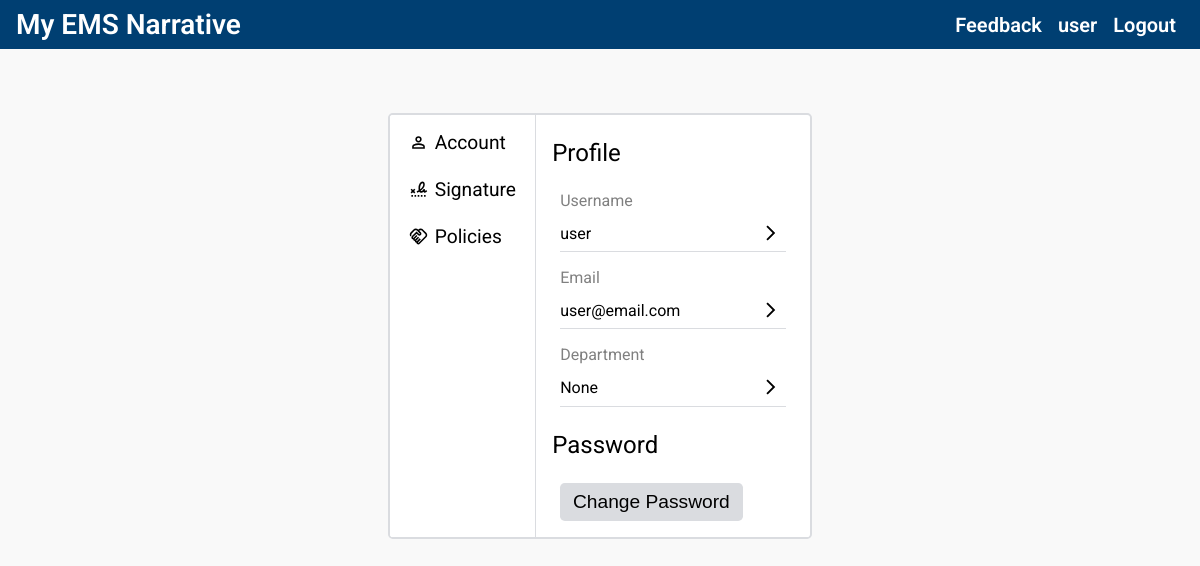
The page /accounts/user-account/ (signed in) on the database its author committed.
### accounts/models.py (models this page shows, shortened)
class CustomUser(AbstractBaseUser, PermissionsMixin):
	email = models.EmailField(_('email address'), unique=True)
	username = models.CharField(max_length=150, unique=True)
	date_joined = models.DateTimeField(verbose_name='date joined', auto_now_add=True)
	last_login = models.DateTimeField(verbose_name='last login', auto_now=True)
	is_admin = models.BooleanField(default=False)
	is_active = models.BooleanField(default=True)
	is_staff = models.BooleanField(default=False)
	is_superuser = models.BooleanField(default=False)
	is_temp_user = models.BooleanField(default=False)
	agreed_to_policy = models.BooleanField(default=False)
	department = models.CharField(max_length=255, null=True, blank=True)
	USERNAME_FIELD = 'email'
	REQUIRED_FIELDS = ['username',]
	objects = CustomUserManager()
	def __str__(self):
		return self.username

### accounts/views.py (the view)
# urls.py: path('user-account/', views.user_account_view, name="user_account"),
@login_required
def user_account_view(request):
	update_error = False
	if request.POST:
		post = request.POST
		form = AccountUpdateForm(post, instance=request.user)
		if form.is_valid():
			form.save()
			return redirect("accounts:user_account")
		else:
			update_error = True
			form = AccountUpdateForm(post, instance=request.user,
				initial = {
					"email": request.user.email,
					"username": request.user.username,
					"department": request.user.department,
				}
			)
	else:
		form = AccountUpdateForm(
			initial = {
				"email": request.user.email,
				"username": request.user.username,
				"department": request.user.department,
			}
		)
	context = {
		'owner': request.user,
		'form': form,
		'update_error': update_error,
		}
	return render(request, 'accounts/user_account.html', context)

### templates/accounts/user_account.html (shortened to what this page needs)
{% extends 'bases/base_authenticated.html' %}
{% load static %}
{% block content %}
<div class="user-account-box mod-box-s">
	<div class="user-account-sidebar">
		<a class="user-account-link" onclick='switch_view("account_view")'><img src="{% static 'media/account.svg' %}" class="btn-icon">Account</a>
		<a class="user-account-link" onclick='switch_view("signature_view")'><img src="{% static 'media/signature.svg' %}" class="btn-icon">Signature</a>
		<a class="user-account-link" onclick='switch_view("policy_view")'><img src="{% static 'media/policy.svg' %}" class="btn-icon">Policies</a>
	</div>
	<div id="account_view" class="account-content">
		<div class="account-title">Profile</div>
		<div class="user-account-row">
			<div class="user-account-subheader">Username</div>
			<div class="user-account-input" onclick='open_modal("update_profile_form")'>{{user}}<img src="{% static 'media/next.svg' %}" height=30 width=30></div>
		</div>
		<div class="user-account-row">
			<div class="user-account-subheader">Email</div>
			<div class="user-account-input" onclick='open_modal("update_profile_form")'>{{user.email}}<img src="{% static 'media/next.svg' %}" height=30 width=30></div>
		</div>
		<div class="user-account-row">
			<div class="user-account-subheader">Department</div>
			<div class="user-account-input" onclick='open_modal("update_profile_form")'>{{user.department}}<img src="{% static 'media/next.svg' %}" height=30 width=30></div>
		</div>
		<div class="account-title">Password</div>
		<div class="user-account-row">
			<a href="{% url 'accounts:change_password' %}"><button type="button" class="btn btn-regular">Change Password</button></a>
		</div>
	</div>
</div>
{% endblock %}

### templates/nav/topnav_authenticated.html
<a href="{% url 'main:home' %}" class="topnav-title">My EMS Narrative</a>
<div class="topnav-links">
	<a href="{% url 'main:feedback' %}">Feedback</a>
	<a href="{% url 'accounts:user_account' %}">{{user}}</a>
	<a href="{% url 'accounts:logout' %}">Logout</a>
</div>

### static/css/global.css (style rules this page uses)
html { background: #F9F9F9; font-family: Roboto, Arial, sans-serif; }
body { margin: 0; overflow: auto; padding: 0; }
a { cursor: pointer; text-decoration: none; }
.account-content { display: flex; flex-grow: 1; flex-direction: column; justify-content: stretch; padding: 0.5rem 0rem; }
.account-title { align-items: center; display: flex; font-size: 1.5rem; margin-left: 1rem; padding: 1rem 0rem; }
.btn { align-items: center; border: none; color: black; display: flex; justify-content: center; cursor: pointer; text-align: center; text-decoration: none; }
.btn-icon { color: inherit; height: 1.2rem; margin-right: 0.3rem; width: 1.2rem; }
.btn-regular { background-color: #DADCE0; border-radius: 0.3rem; font-size: 1.2rem; padding: 0.5rem 0.8rem; }
.mod-box-s { width: 35%; }
.topnav-links { display: flex; gap: 1rem; padding: 0rem 1.5rem; }
.topnav-links a { color: inherit; font-size: 1.25rem; font-weight: 600; text-decoration: none; }
.topnav-title { color: inherit; font-size: 1.75rem; font-weight: 600; text-decoration: none; padding: 0.5rem 1rem; }
.user-account-box { background: white; border: 2px solid #DADCE0; border-radius: 0.3rem; display: flex; flex-shrink: 5; min-height: 50%; margin: 4rem 1rem 1rem; overflow: auto; }
.user-account-input { align-items: center; border-bottom: 1px solid #DADCE0; color: black; cursor: pointer; display: flex; font-size: 1rem; justify-content: space-between; padding-bottom: 0.2rem; }
.user-account-link { align-items: center; border-radius: 0.3rem; color: black; display: flex; font-size: 1.2rem; gap: 0.1rem; padding: 0.5rem 1rem; }
.user-account-row { display: flex; flex: 1 1 0px; flex-direction: column; gap: 0.5rem; justify-content: stretch; padding: 0.5rem 1.5rem; }
.user-account-sidebar { background: white; border-right: 1px solid #DADCE0; display: flex; flex-direction: column; gap: 0.5rem; padding: 0.5rem 0.2rem; }
.user-account-subheader { align-items: center; color: grey; display: flex; font-size: 1rem; }

### rows shown on the page
CustomUser: username "user", email "user@email.com", department "None"
